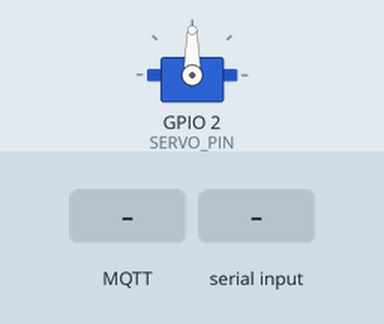
Bench run of a sketch on a simulated ESP32. Shown: servo. Inputs (shaded band) come from the test bench. WiFi joins after 1.5 s; servers stay silent unless stated; no MQTT or app messages arrive unless stated; what the sketch prints to the serial monitor is not drawn.

Above: at 2.7 s.
2.8 s: MQTT message "0" arrives on the first subscribed topic
At 3.4 s:
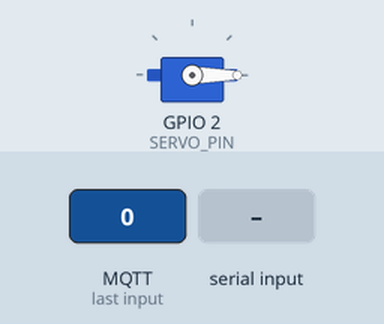
4.3 s: "1" received over Serial
At 5.7 s:
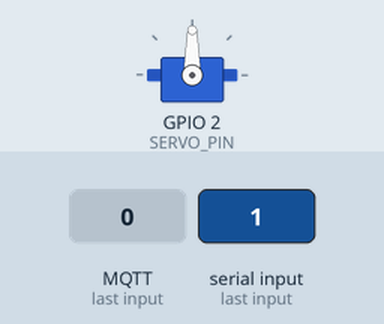
6.8 s: "0" received over Serial
At 7.6 s:
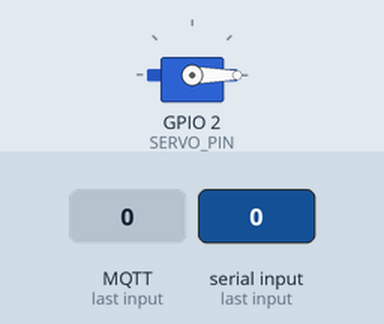
8.3 s: MQTT message "1" arrives on the first subscribed topic
At 8.8 s:
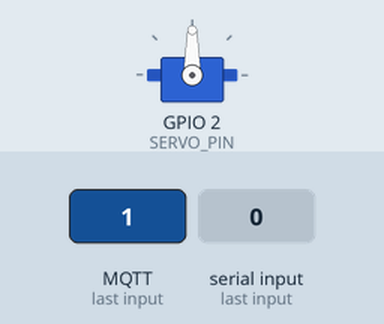
Timing chart, 0 to 11.3 s (numbered marks = the images above; inputs shaded):
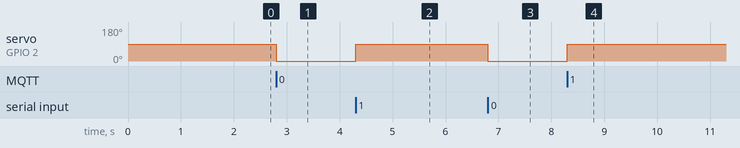

Measured:
- after the input at 2.8 s, servo on GPIO 2 (SERVO_PIN): 90° → 0° at once
- after the input at 4.3 s, servo on GPIO 2 (SERVO_PIN): 0° → 90° at once
- after the input at 6.8 s, servo on GPIO 2 (SERVO_PIN): 90° → 0° at once
- after the input at 8.3 s, servo on GPIO 2 (SERVO_PIN): 0° → 90° at once

The sketch:

servoPubliSubs.ino
```cpp
#include <WiFi.h>
#include <ESP32Servo.h>
#include <PubSubClient.h>

// Configuración de la red WiFi
const char *ssid = "GONZALES";
const char *password = "123felipao";

// Configuración del servidor MQTT
const char *mqtt_server = "34.23.25.139";
const char *mqtt_topic_control = "brazo/control";
const char *mqtt_topic_status = "brazo/status";

#define SERVO_PIN 2
#define SERIAL_BAUD 9600

Servo myServo;
WiFiClient espClient;
PubSubClient client(espClient);

void setup() {
  Serial.begin(SERIAL_BAUD);
  delay(10);

  Serial.println("\nConectando a la red WiFi");
  WiFi.begin(ssid, password);

  while (WiFi.status() != WL_CONNECTED) {
    delay(250);
    Serial.print(".");
  }

  Serial.println("\nConectado a la red WiFi");
  Serial.print("Dirección IP: ");
  Serial.println(WiFi.localIP());

  myServo.attach(SERVO_PIN);
  setupMQTT();
}

void loop() {
  if (!client.connected()) {
    reconnect();
  }
  client.loop();

  // Verifica comandos desde el puerto serial
  if (Serial.available() > 0) {
    char command = Serial.read();
    if (command == '1') {
      abrirBrazo();
    } else if (command == '0') {
      cerrarBrazo();
    }
  }
}

void setupMQTT() {
  client.setServer(mqtt_server, 1883);
  client.setCallback(callback);

  while (!client.connected()) {
    Serial.print("Intentando conexión MQTT...");
    if (client.connect("ESP32Client")) {
      Serial.println("Conectado al servidor MQTT");
      // Suscribirse al topic de control
      client.subscribe(mqtt_topic_control);
    } else {
      Serial.print("falló, rc=");
      Serial.print(client.state());
      Serial.println(" Intentar de nuevo en 5 segundos");
      delay(5000);
    }
  }
}

void reconnect() {
  setupMQTT();
}

void abrirBrazo() {
  myServo.write(90);
  delay(1000);
  Serial.println("Brazo abierto");
  // Publicar mensaje en el topic de estado
  client.publish(mqtt_topic_status, "Brazo abierto");
}

void cerrarBrazo() {
  myServo.write(0);
  delay(1000);
  Serial.println("Brazo cerrado");
  // Publicar mensaje en el topic de estado
  client.publish(mqtt_topic_status, "Brazo cerrado");
}

void callback(char *topic, byte *payload, unsigned int length) {
  Serial.print("Mensaje recibido en el topic [");
  Serial.print(topic);
  Serial.print("]: ");
  for (int i = 0; i < length; i++) {
    Serial.print((char)payload[i]);
  }
  Serial.println();

  // Verificar el contenido del mensaje y realizar la acción correspondiente
  if (strcmp(topic, mqtt_topic_control) == 0) {
    char command = (char)payload[0];
    if (command == '1') {
      abrirBrazo();
    } else if (command == '0') {
      cerrarBrazo();
    }
  }
}
```
